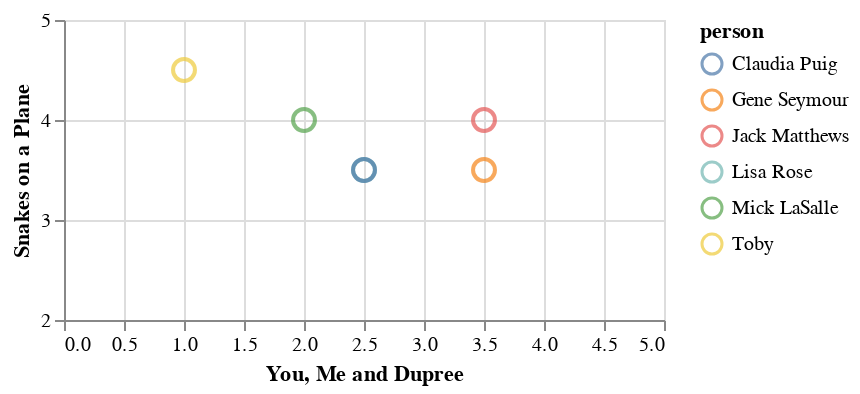

Notebook source saved alongside this figure:
### Markdown cell above
### 寻找相近的用户

#### 计算相似度评价值的体系
    - 欧几里得距离
    - 皮尔逊相关度

##### Euclidean Distance Score
    以经过人们一致评价的物品作为坐标轴，然后将参与评价的人绘制到图上，并考查其彼此间的距离。
    下图显示了处于“偏好空间”中的人们的分布情况：

### Code cell
alt.Chart(critics.T.reset_index().rename(columns={'index':'person'})).mark_point(size=120).encode(
    alt.X('You, Me and Dupree', scale=alt.Scale(domain=[0, 5])),
    alt.Y('Snakes on a Plane', scale=alt.Scale(domain=[2, 5])),
    color='person:N',
    tooltip=['person']
).properties(width=300, height=150)

### Figure 1 — Vega-Lite specification as saved in the notebook (floating-point values rounded to 4 significant figures)
{"$schema": "https://vega.github.io/schema/vega-lite/v2.6.0.json", "config": {"view": {"height": 300, "width": 400}}, "data": {"name": "data-b9899ebc6524436f31c27ca7ac1a1e01"}, "datasets": {"data-b9899ebc6524436f31c27ca7ac1a1e01": [{"Just My Luck": 3, "Lady in the Water": 2.5, "Snakes on a Plane": 3.5, "Superman Returns": 3.5, "The Night Listener": 3, "You, Me and Dupree": 2.5, "person": "Lisa Rose"}, {"Just My Luck": 1.5, "Lady in the Water": 3, "Snakes on a Plane": 3.5, "Superman Returns": 5, "The Night Listener": 3, "You, Me and Dupree": 3.5, "person": "Gene Seymour"}, {"Just My Luck": null, "Lady in the Water": 2.5, "Snakes on a Plane": 3, "Superman Returns": 3.5, "The Night Listener": 4, "You, Me and Dupree": null, "person": "Michael Phillips"}, {"Just My Luck": 3, "Lady in the Water": null, "Snakes on a Plane": 3.5, "Superman Returns": 4, "The Night Listener": 4.5, "You, Me and Dupree": 2.5, "person": "Claudia Puig"}, {"Just My Luck": 2, "Lady in the Water": 3, "Snakes on a Plane": 4, "Superman Returns": 3, "The Night Listener": 3, "You, Me and Dupree": 2, "person": "Mick LaSalle"}, {"Just My Luck": null, "Lady in the Water": 3, "Snakes on a Plane": 4, "Superman Returns": 5, "The Night Listener": 3, "You, Me and Dupree": 3.5, "person": "Jack Matthews"}, {"Just My Luck": null, "Lady in the Water": null, "Snakes on a Plane": 4.5, "Superman Returns": 4, "The Night Listener": null, "You, Me and Dupree": 1, "person": "Toby"}]}, "encoding": {"color": {"field": "person", "type": "nominal"}, "tooltip": [{"field": "person", "type": "nominal"}], "x": {"field": "You, Me and Dupree", "scale": {"domain": [0, 5]}, "type": "quantitative"}, "y": {"field": "Snakes on a Plane", "scale": {"domain": [2, 5]}, "type": "quantitative"}}, "height": 150, "mark": {"size": 120, "type": "point"}, "width": 300}
